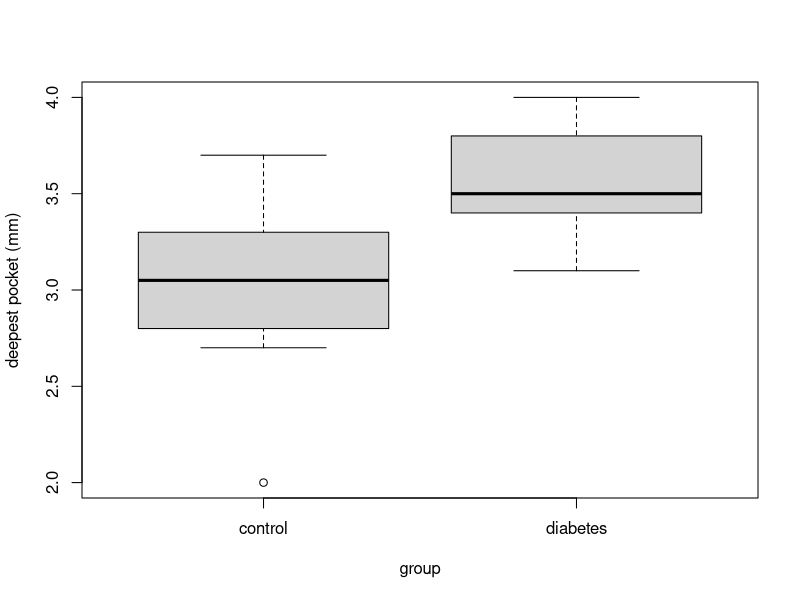
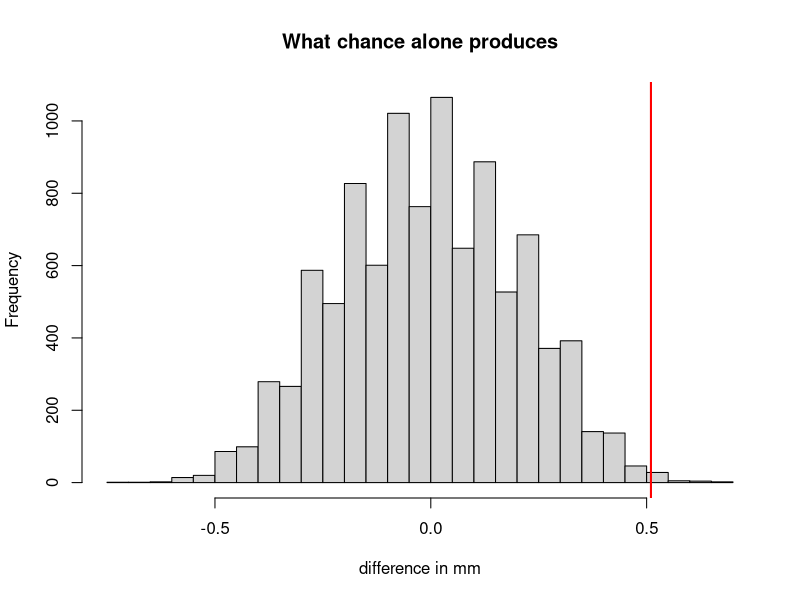
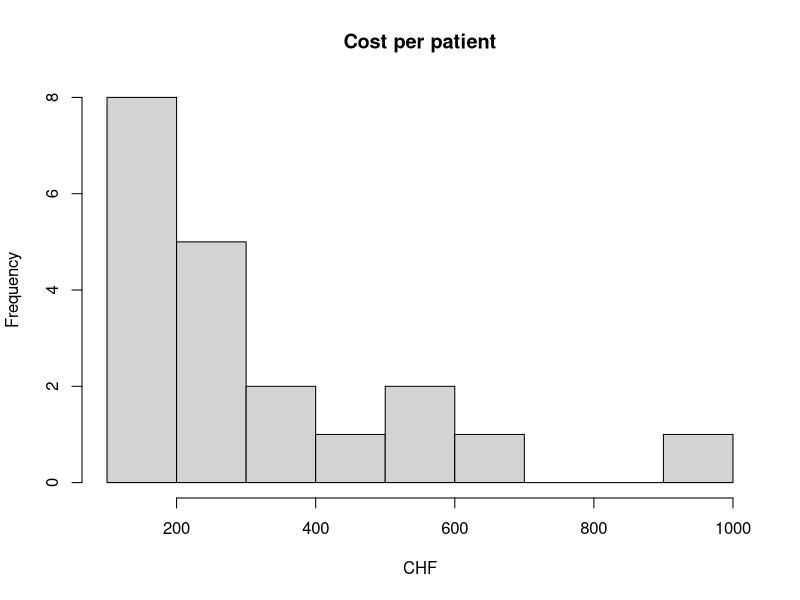
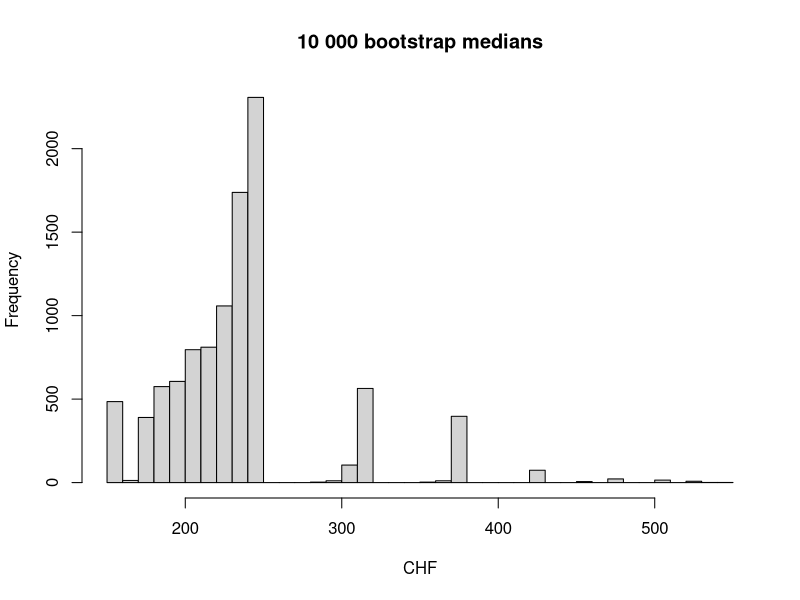
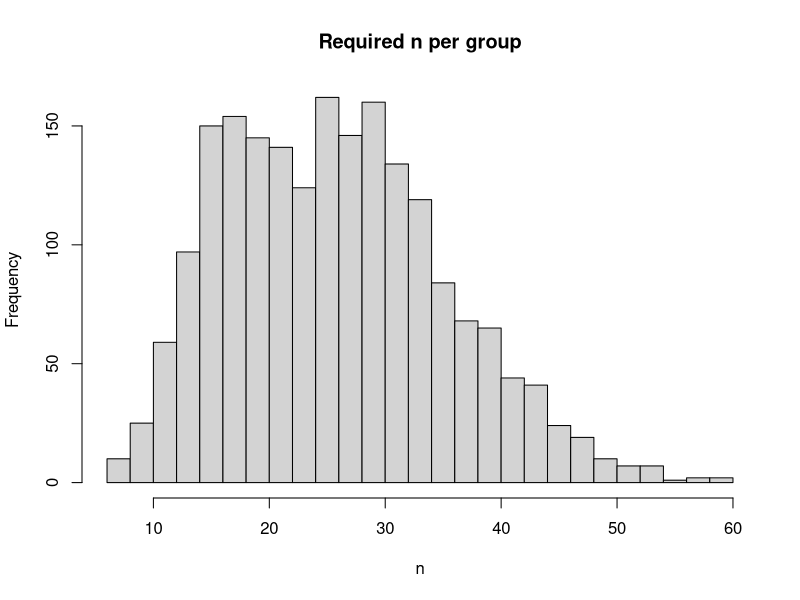

R code for these plots, in order:
# ==================================================================
#  Day 3 - Resampling: hands-on
#  Base R only. Nothing to download.
#  Put the cursor on a line and press Ctrl+Enter (Mac: Cmd+Enter).
# ==================================================================


# ---- 0. Make the data --------------------------------------------
#  Just run this block. It invents 20 patients so that we have
#  something to work with. How it works is a topic for another day.

set.seed(2026)

group <- rep(c("diabetes", "control"), each = 10)
true_depth <- c(rnorm(10, mean = 3.4, sd = 0.35),   # 10 with diabetes
                rnorm(10, mean = 2.8, sd = 0.35))   # 10 without

site1 <- round(true_depth + rnorm(20, 0, 0.30), 1)  # four sites around
site2 <- round(true_depth + rnorm(20, 0, 0.30), 1)  # one tooth,
site3 <- round(true_depth + rnorm(20, 0, 0.30), 1)  # probing depth in mm
site4 <- round(true_depth + rnorm(20, 0, 0.30), 1)

cost <- round(rlnorm(20, log(280), 0.55), -1)       # in CHF

d <- data.frame(patient = 1:20, group, site1, site2, site3, site4, cost)


# ---- 1. Look at it -----------------------------------------------

d                 # 20 rows: small enough to print the whole table
View(d)           # or open it as a spreadsheet - capital V

table(d$group)    # 10 patients in each group

# View() is a viewer, not an editor. You change data in the script,
# never in that window.


# ---- 2. One number per patient -----------------------------------
# The deepest of the four sites is what decides the treatment.

d$depth <- pmax(d$site1, d$site2, d$site3, d$site4)

d                 # a new column on the right - check a row by eye

a <- d$depth[d$group == "diabetes"]     # the 10 diabetic patients
b <- d$depth[d$group == "control"]      # the 10 others

mean(a)                # 3.54
mean(b)                # 3.03
mean(a) - mean(b)      # 0.51 mm deeper

boxplot(depth ~ group, data = d, ylab = "deepest pocket (mm)")


# ---- 3. Permutation test -----------------------------------------
# Question: could chance alone produce a gap of 0.51 mm?

obs  <- mean(a) - mean(b)     # the number we have to judge
pool <- c(a, b)               # all 20 patients, labels thrown away

# One shuffle: pick 10 of the 20 at random, call them "diabetes",
# and see what difference comes out.
i <- sample(20, 10)
mean(pool[i]) - mean(pool[-i])       # pool[-i] means "all the others"

# Now do that 10 000 times and keep every answer.
diffs <- replicate(10000, {
  i <- sample(20, 10)
  mean(pool[i]) - mean(pool[-i])
})

hist(diffs, breaks = 40, xlab = "difference in mm",
     main = "What chance alone produces")
abline(v = obs, col = "red", lwd = 2)

mean(abs(diffs) >= abs(obs))     # the p-value  ->  0.008

# The classical test, for comparison:
t.test(depth ~ group, data = d)  # p = 0.012
# It prints -0.51 because R puts "control" first. Same difference.


# ---- 4. Bootstrap -------------------------------------------------
# Question: the median cost is 235 CHF - how precise is that?

hist(d$cost, breaks = 12, xlab = "CHF", main = "Cost per patient")
mean(d$cost)          # 316  - dragged up by a few expensive patients
median(d$cost)        # 235  - the typical patient

# One redraw: 20 patients drawn from our 20, with repeats allowed.
median(sample(d$cost, 20, replace = TRUE))

# Now 10 000 redraws, and the middle 95% of the answers.
meds <- replicate(10000, median(sample(d$cost, 20, replace = TRUE)))

quantile(meds, c(0.025, 0.975))      # 160 to 380 CHF

hist(meds, breaks = 40, xlab = "CHF", main = "10 000 bootstrap medians")

# Your turn: put mean in place of median in the two lines above.
# Nothing else has to change - that is the point of the method.


# ==================================================================
#  Extra, if there is time
# ==================================================================

# How big must the real study be? delta is the difference you would
# not want to miss - your judgement, not a calculation.

# The spread we need is the spread WITHIN the groups, from all 20:
sd(a)                              # 0.28 mm in the diabetic arm
sd(b)                              # 0.48 mm in the control arm
s <- sqrt((var(a) + var(b)) / 2)   # both arms together
s                                  # 0.39 mm

power.t.test(delta = 0.3, sd = s, power = 0.80)   # 28 patients per group

# And s itself comes from only 20 patients, so it is shaky too.
# Redraw both arms 2 000 times and recompute the sample size:
ns <- replicate(2000, {
  s2 <- sqrt((var(sample(a, 10, replace = TRUE)) +
              var(sample(b, 10, replace = TRUE))) / 2)
  power.t.test(delta = 0.3, sd = s2, power = 0.80)$n
})
quantile(ns, c(0.025, 0.975))      # 11 to 46 - plan for the top end
hist(ns, breaks = 30, xlab = "n", main = "Required n per group")


# ==================================================================
#  replace = FALSE  ->  shuffle  ->  is there a difference?
#  replace = TRUE   ->  redraw   ->  how precise is the estimate?
#
#  Change set.seed(2026) to any other number, run the script again,
#  and watch every answer move. That is sampling variation.
# ==================================================================
